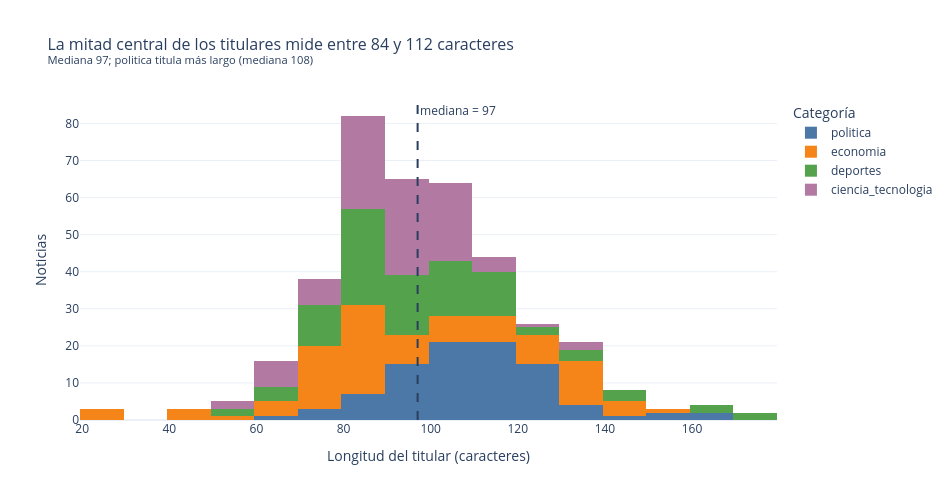

The code cell stored with this chart in its notebook:
### Code cell
med = df["largo_titular"].median()
med_cat = df.groupby("etiqueta")["largo_titular"].median().sort_values()

fig = px.histogram(df, x="largo_titular", nbins=30, color="etiqueta", color_discrete_map=COLORES,
                   title=(f"La mitad central de los titulares mide entre {int(df['largo_titular'].quantile(.25))} y "
                          f"{int(df['largo_titular'].quantile(.75))} caracteres<br><sup>Mediana {med:.0f}; "
                          f"{med_cat.index[-1].replace('_', ' y ')} titula más largo (mediana {med_cat.iloc[-1]:.0f})</sup>"))
fig.add_vline(x=med, line_dash="dash", annotation_text=f"mediana = {med:.0f}")
fig.update_layout(xaxis_title="Longitud del titular (caracteres)", yaxis_title="Noticias", legend_title="Categoría", **LAYOUT)
fig.show()
med_cat.rename("mediana_caracteres").to_frame()

### Figure 1 — Plotly figure (JSON) as saved in the notebook; plotly's stock layout.template omitted (floating-point values rounded to 4 significant figures)
{"data": [{"bingroup": "x", "hovertemplate": "etiqueta=politica<br>largo_titular=%{x}<br>count=%{y}<extra></extra>", "legendgroup": "politica", "marker": {"color": "#4C78A8", "pattern": {"shape": ""}}, "name": "politica", "nbinsx": 30, "orientation": "v", "showlegend": true, "type": "histogram", "x": [104, 102, 128, 104, 107, 131, 112, 125, 99, 88, 116, 91, 129, 114, 113, 127, 84, 112, 115, 121, 104, 157, 112, 103, 82, 117, 112, 112, 98, 120, 94, 84, 107, 124, 127, 144, 105, 97, 74, 101, 99, 104, 91, 113, 108, 92, 159, 95, 130, 122, 107, 119, 76, 102, 160, 108, 104, 116, 166, 130, 111, 120, 114, 68, 96, 83, 92, 129, 98, 94, 120, 97, 114, 79, 109, 136, 118, 105, 117, 121, 105, 115, 83, 101, 103, 94, 89, 113, 126, 119, 120, 104], "xaxis": "x", "yaxis": "y"}, {"bingroup": "x", "hovertemplate": "etiqueta=economia<br>largo_titular=%{x}<br>count=%{y}<extra></extra>", "legendgroup": "economia", "marker": {"color": "#F58518", "pattern": {"shape": ""}}, "name": "economia", "nbinsx": 30, "orientation": "v", "showlegend": true, "type": "histogram", "x": [58, 65, 90, 94, 127, 77, 65, 111, 23, 43, 99, 77, 89, 141, 66, 79, 97, 88, 85, 103, 81, 77, 88, 72, 86, 110, 24, 123, 153, 121, 124, 71, 111, 100, 149, 139, 91, 87, 134, 148, 78, 69, 114, 133, 76, 108, 119, 71, 85, 112, 137, 135, 137, 136, 107, 83, 83, 131, 138, 80, 110, 136, 106, 76, 22, 127, 86, 89, 124, 86, 87, 95, 75, 88, 84, 86, 78, 72, 41, 46, 105, 108, 120, 82, 136, 85, 77, 89, 76, 142, 81, 89, 95, 93, 77, 121, 132, 74, 83], "xaxis": "x", "yaxis": "y"}, {"bingroup": "x", "hovertemplate": "etiqueta=deportes<br>largo_titular=%{x}<br>count=%{y}<extra></extra>", "legendgroup": "deportes", "marker": {"color": "#54A24B", "pattern": {"shape": ""}}, "name": "deportes", "nbinsx": 30, "orientation": "v", "showlegend": true, "type": "histogram", "x": [88, 88, 90, 111, 78, 101, 99, 85, 56, 102, 94, 84, 111, 100, 62, 135, 69, 62, 75, 99, 106, 99, 82, 149, 178, 171, 100, 85, 89, 113, 97, 101, 117, 105, 100, 73, 112, 128, 92, 107, 90, 115, 82, 85, 112, 90, 79, 96, 86, 77, 82, 85, 105, 77, 106, 93, 73, 88, 117, 86, 113, 100, 58, 110, 80, 70, 102, 86, 74, 146, 141, 89, 135, 84, 120, 104, 167, 83, 79, 90, 118, 107, 135, 160, 80, 67, 88, 77, 80, 89, 92, 83, 92, 81, 86, 98, 99, 112], "xaxis": "x", "yaxis": "y"}, {"bingroup": "x", "hovertemplate": "etiqueta=ciencia_tecnologia<br>largo_titular=%{x}<br>count=%{y}<extra></extra>", "legendgroup": "ciencia_tecnologia", "marker": {"color": "#B279A2", "pattern": {"shape": ""}}, "name": "ciencia_tecnologia", "nbinsx": 30, "orientation": "v", "showlegend": true, "type": "histogram", "x": [84, 76, 87, 88, 84, 103, 97, 95, 97, 70, 103, 96, 107, 107, 89, 80, 101, 80, 88, 96, 90, 78, 138, 90, 106, 102, 107, 94, 103, 101, 99, 62, 85, 94, 99, 81, 88, 88, 93, 82, 115, 115, 59, 97, 106, 86, 101, 90, 99, 94, 77, 62, 105, 59, 90, 83, 87, 117, 103, 102, 97, 105, 99, 74, 90, 84, 62, 88, 60, 128, 80, 103, 104, 98, 83, 97, 67, 100, 89, 98, 77, 76, 90, 61, 99, 132, 93, 83, 108, 80, 89, 89, 65, 114, 107], "xaxis": "x", "yaxis": "y"}], "layout": {"annotations": [{"showarrow": false, "text": "mediana = 97", "x": 97.0, "xanchor": "left", "xref": "x", "y": 1, "yanchor": "top", "yref": "y domain"}], "barmode": "relative", "height": 500, "legend": {"title": {"text": "Categoría"}, "tracegroupgap": 0}, "shapes": [{"line": {"dash": "dash"}, "type": "line", "x0": 97.0, "x1": 97.0, "xref": "x", "y0": 0, "y1": 1, "yref": "y domain"}], "title": {"font": {"size": 16}, "text": "La mitad central de los titulares mide entre 84 y 112 caracteres<br><sup>Mediana 97; politica titula más largo (mediana 108)</sup>"}, "width": 950, "xaxis": {"anchor": "y", "domain": [0.0, 1.0], "title": {"text": "Longitud del titular (caracteres)"}}, "yaxis": {"anchor": "x", "domain": [0.0, 1.0], "title": {"text": "Noticias"}}}}
